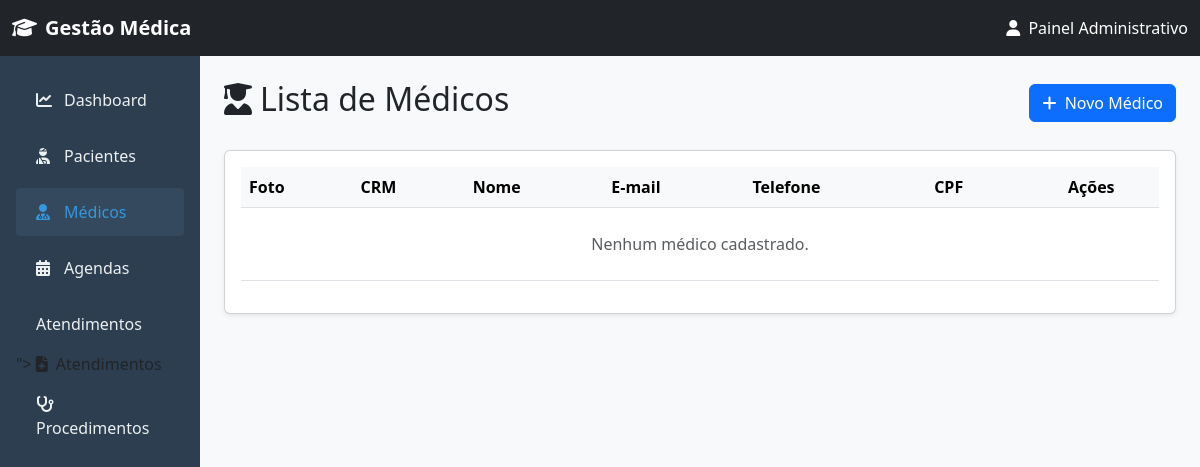
The page /medicos/ on the database as committed earlier.
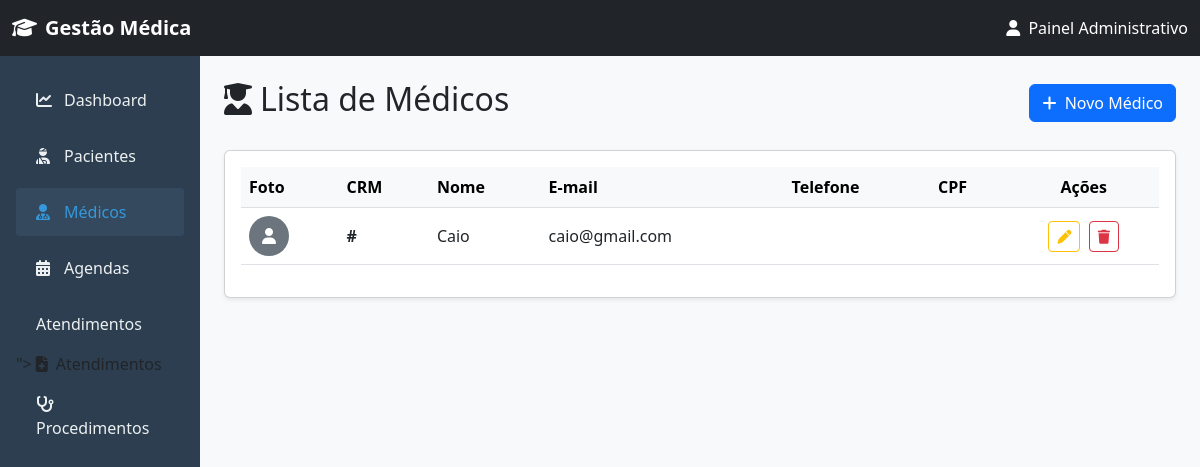
The same page on the database as committed later.
### consultas/models.py (models this page shows, shortened)
class Medico(models.Model):
    crm = models.CharField(max_length=12)
    nome = models.CharField(max_length=150)
    email = models.EmailField(max_length=200)
    especialidade = models.ForeignKey(Especialidade, on_delete=models.PROTECT, null=True, blank=True)

### consultas/views.py (the view)
# urls.py: path('medicos/', views.listarMedicos, name='medico_listar'),
def listarMedicos(request):
    medicos = Medico.objects.all()
    return render(request, 'medico_listar.html', {'medicos': medicos})

### templates/medico_listar.html
{% extends 'base.html' %}
{% block content %}
<div class="d-flex justify-content-between align-items-center mb-4">
    <h2><i class="fa-solid fa-user-graduate me-2"></i>Lista de Médicos</h2>
    <a href="{% url 'medico_criar' %}" class="btn btn-primary">
        <i class="fa-solid fa-plus me-1"></i> Novo Médico
    </a>
</div>
<div class="card shadow-sm">
    <div class="card-body">
        <div class="table-responsive">
            <table class="table table-hover align-middle">
                <thead class="table-light">
                    <tr>
                        <th>Foto</th>
                        <th>CRM</th>
                        <th>Nome</th>
                        <th>E-mail</th>
                        <th>Telefone</th>
                        <th>CPF</th>
                        <th class="text-center">Ações</th>
                    </tr>
                </thead>
                <tbody>
                    {% for medico in medicos %}
                    <tr>
                        <td>
                            {% if medico.foto %}
                                <img src="{{ medico.foto.url }}" alt="{{ medico.nome }}" class="rounded-circle" width="40" height="40" style="object-fit: cover;">
                            {% else %}
                                <div class="bg-secondary text-white rounded-circle d-flex align-items-center justify-content-center" style="width: 40px; height: 40px;">
                                    <i class="fa-solid fa-user"></i>
                                </div>
                            {% endif %}
                        </td>
                        <td><strong>#{{ medico.CRM }}</strong></td>
                        <td>{{ medico.nome }}</td>
                        <td>{{ medico.email }}</td>
                        <td>{{ medico.telefone }}</td>
                        <td>{{ medico.CPF}}</td>
                        <td class="text-center">
                            <a href="{% url 'medico_atualizar' medico.pk %}" class="btn btn-sm btn-outline-warning me-1" title="Editar">
                                <i class="fa-solid fa-pen"></i>
                            </a>
                            <a href="{% url 'medico_deletar' medico.pk %}" class="btn btn-sm btn-outline-danger" title="Excluir">
                                <i class="fa-solid fa-trash"></i>
                            </a>
                        </td>
                    </tr>
                    {% empty %}
                    <tr>
                        <td colspan="7" class="text-center text-muted py-4">Nenhum médico cadastrado.</td>
                    </tr>
                    {% endfor %}
                </tbody>
            </table>
        </div>
    </div>
</div>
{% endblock %}

Rows that differ between the two databases and show on the page:
added Medico: nome "Caio", email "caio@gmail.com"
Other text that changed with them:
text no longer shown: "Nenhum médico cadastrado."
